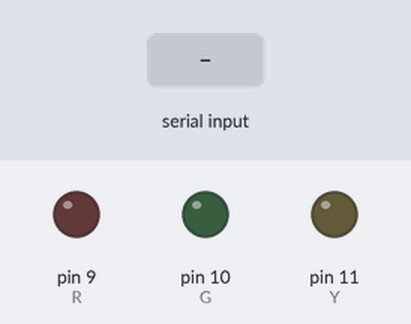
Simulated run of this sketch. Board: Arduino Uno, built with avr-gcc and run on an emulated ATmega328P. Parts: output pins drawn as LEDs (lit = HIGH). The inputs (shaded band) are chosen by the test bench.

Above: at 1.2 s.
1.3 s: "R" received over Serial
At 2.1 s:
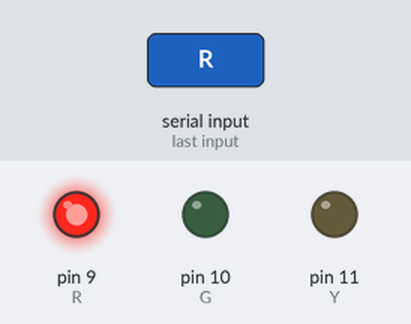
2.8 s: "G" received over Serial
At 3.3 s:
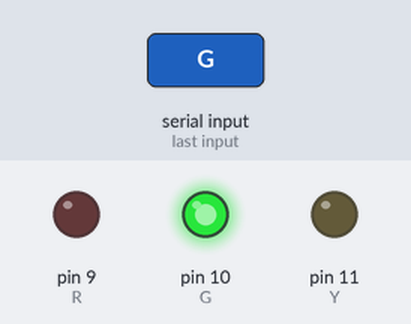
4.3 s: "Y" received over Serial
At 5.5 s:
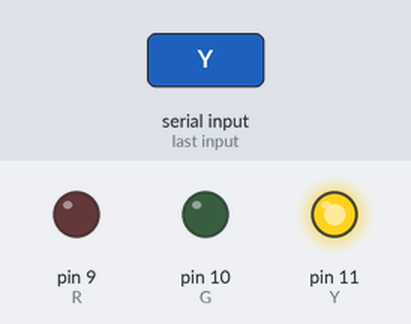
5.8 s: "P" received over Serial
At 6.7 s:
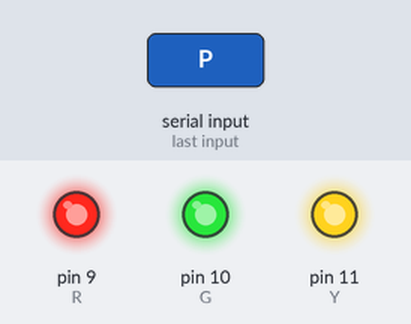
7.3 s: "W" received over Serial
At 7.9 s:
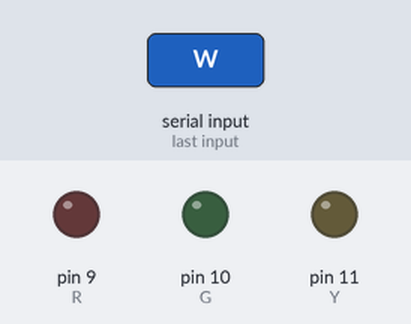
Timing chart, 0 to 9.8 s (numbered marks = the images above; inputs shaded):
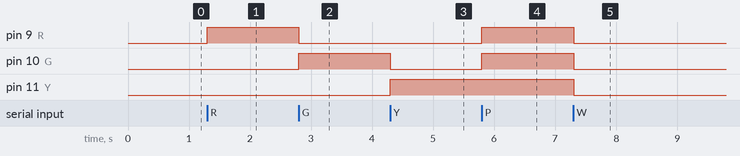

The sketch:

adhoora_hoon_main.ino
```cpp
// Arduino IDE:
// File -> Examples -> 04.Communication -> PhysicalPixel

const int R =9; // pin the LED is attached to
const int G =10;
const int Y =11;
int incomingByte;      // variable stores  serial data

void setup() {
  // initialize serial communication:
  Serial.begin(9600);
  // initialize the LED pin as an output:
  pinMode(R, OUTPUT);
  pinMode(G, OUTPUT);
  pinMode(Y, OUTPUT);
}

void loop() {
  // see if there's incoming serial data:
  if (Serial.available() > 0) {
    // read the oldest byte in the serial buffer:
    incomingByte = Serial.read();
    // if it's a capital H (ASCII 72), turn on the LED:
    if (incomingByte == 'R') {
      digitalWrite(R,HIGH);
      digitalWrite(G,LOW);
      digitalWrite(Y,LOW);
    }
      if (incomingByte == 'G') {
      digitalWrite(G,HIGH);
      digitalWrite(R,LOW);
      digitalWrite(Y,LOW);
      }
      if (incomingByte == 'Y') {
      digitalWrite(Y,HIGH);
      digitalWrite(R,LOW);
      digitalWrite(G,LOW);
      }
      if (incomingByte == 'W') {
      digitalWrite(G,LOW);
      digitalWrite(R,LOW);
      digitalWrite(Y,LOW);
      }
      if (incomingByte == 'P') {
      digitalWrite(G,HIGH);
      digitalWrite(R,HIGH);
      digitalWrite(Y,HIGH);
      }
  }
}
```

Measured:
- after the input at 1.3 s, pin 9 (R): LOW → HIGH at once
- after the input at 2.8 s, pin 9 (R): HIGH → LOW at once; pin 10 (G): LOW → HIGH at once
- after the input at 4.3 s, pin 10 (G): HIGH → LOW at once; pin 11 (Y): LOW → HIGH at once
- after the input at 5.8 s, pin 9 (R), pin 10 (G): LOW → HIGH at once
- after the input at 7.3 s, pin 9 (R), pin 10 (G), pin 11 (Y): HIGH → LOW at once
